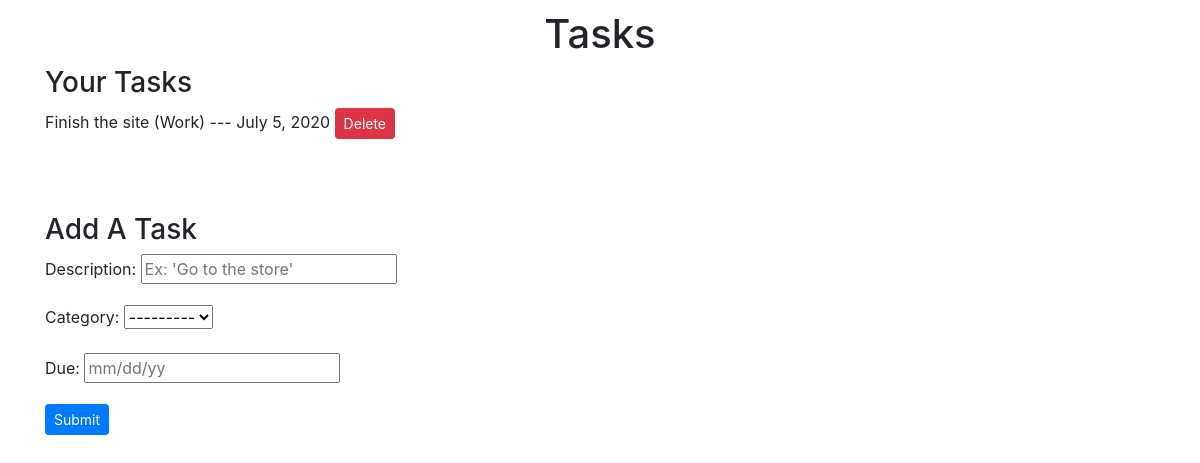
The app's page / (signed in) with its own data.
### main/models.py (models this page shows, shortened)
class Task(models.Model):
    description = models.CharField(max_length=200)
    category = models.ForeignKey('Category',
                                 blank=True, null=True,
                                 on_delete=models.CASCADE)
    due = models.DateField()
    id = models.AutoField(primary_key=True)
    user = models.ForeignKey(settings.AUTH_USER_MODEL,
                             on_delete=models.CASCADE,
                             blank=True, null=True)

class Category(models.Model):
    name = models.CharField(max_length=200)
    class Meta:
        verbose_name_plural = "categories"
    def __str__(self):
        return self.name

### main/views.py (the view, shortened to what this page needs)
# urls.py: path('', views.home, name="home"),
@login_required
def home(request):
    form = TaskForm()
    tasks = Task.objects.all().filter(user=request.user).order_by("due")
    context = {
        'form':form,
        'tasks':tasks,
    }
    return render(request=request,
                  template_name='main/home.html',
                  context=context)

### main/forms.py
class TaskForm(forms.ModelForm):
    class Meta:
        model = Task
        fields = ['description', 'category', 'due']
        widgets = {
            'description': forms.TextInput(attrs={"placeholder":"Ex: 'Go to the store'"}),
            'due': forms.DateInput(attrs={'placeholder':'mm/dd/yy'})
        }

### main/templates/main/home.html (shortened to what this page needs)
{% extends 'header.html' %}
{% block content %}
    <h3>Your Tasks</h3>
    <ul class="taskList">
        {% if tasks %}
            {% for task in tasks %}
                <li class='task'>
                    {{ task.description }} ({{ task.category }})  ---  {{ task.due }}
                    <a href="{% url 'main:delete_task' pk=task.id %}">
                        <button class="btn btn-danger btn-sm">Delete</button>
                    </a>
                </li>
            {% endfor %}
        {% else %}
            <p>You have no task, you can add tasks above.</p>
        {% endif %}
    </ul>
    <br><br>
    <h3>Add A Task</h3>
    <form method="post">
        {{ form.as_p }}
        <button class="btn btn-primary btn-sm">Submit</button>
    </form>
{% endblock %}

### main/static/css/main.css (style rules this page uses)
.taskList { padding-inline-start: 0px; }
ul { list-style-type: none; padding-left: 0px; padding-inline-start: 0px; }
li { padding-bottom: 10px; }

### records on screen
Task: description "Finish the site", category "Work", due "July 5, 2020"
